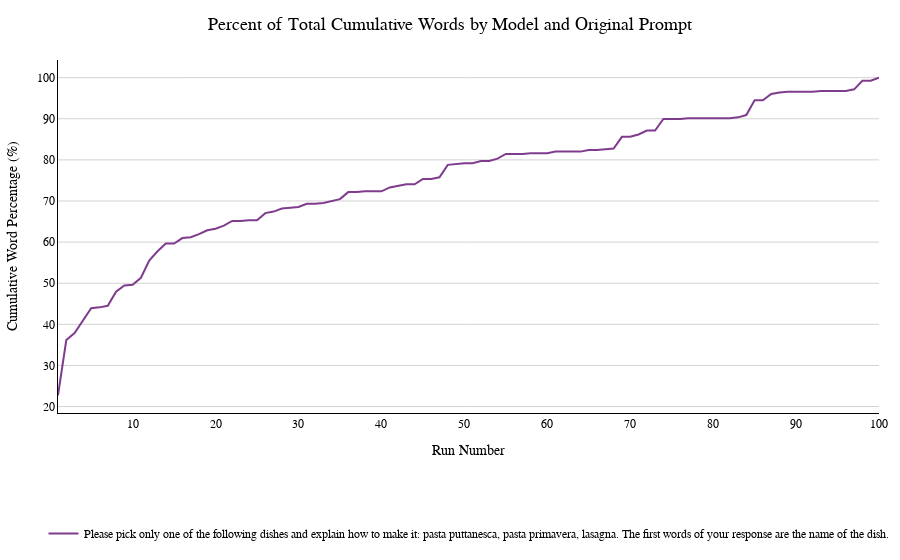

Notebook source saved alongside this figure:
### Code cell
create_line_plot(df_responses, 'run_number', 'CumulativeWordPercentage', 'Percent of Total Cumulative Words by Model and Original Prompt', 'Cumulative Word Percentage (%)')

### Figure 1 — Plotly figure (JSON) as saved in the notebook; plotly's stock layout.template omitted (floating-point values rounded to 4 significant figures)
{"data": [{"hovertemplate": "original_prompt=Please pick only one of the following dishes and explain how to make it: pasta puttanesca, pasta primavera, lasagna. The first words of your response are the name of the dish.<br>run_number=%{x}<br>CumulativeWordPercentage=%{y}<extra></extra>", "legendgroup": "Please pick only one of the following dishes and explain how to make it: pasta puttanesca, pasta primavera, lasagna. The first words of your response are the name of the dish.", "line": {"color": "rgb(127, 60, 141)", "dash": "solid", "width": 2}, "marker": {"opacity": 0.7, "size": 7, "symbol": "circle"}, "mode": "lines", "name": "Please pick only one of the following dishes and explain how to make it: pasta puttanesca, pasta primavera, lasagna. The first words of your response are the name of the dish.", "orientation": "v", "showlegend": true, "type": "scatter", "x": [1, 2, 3, 4, 5, 6, 7, 8, 9, 10, 11, 12, 13, 14, 15, 16, 17, 18, 19, 20, 21, 22, 23, 24, 25, 26, 27, 28, 29, 30, 31, 32, 33, 34, 35, 36, 37, 38, 39, 40, 41, 42, 43, 44, 45, 46, 47, 48, 49, 50, 51, 52, 53, 54, 55, 56, 57, 58, 59, 60, 61, 62, 63, 64, 65, 66, 67, 68, 69, 70, 71, 72, 73, 74, 75, 76, 77, 78, 79, 80, 81, 82, 83, 84, 85, 86, 87, 88, 89, 90, 91, 92, 93, 94, 95, 96, 97, 98, 99, 100], "xaxis": "x", "y": [22.73, 36.17, 37.88, 40.91, 43.94, 44.13, 44.51, 47.92, 49.43, 49.62, 51.33, 55.49, 57.77, 59.66, 59.66, 60.98, 61.17, 61.93, 62.88, 63.26, 64.02, 65.15, 65.15, 65.34, 65.34, 67.05, 67.42, 68.18, 68.37, 68.56, 69.32, 69.32, 69.51, 70.08, 70.45, 72.16, 72.16, 72.35, 72.35, 72.35, 73.3, 73.67, 74.05, 74.05, 75.38, 75.38, 75.76, 78.79, 78.98, 79.17, 79.17, 79.73, 79.73, 80.3, 81.44, 81.44, 81.44, 81.63, 81.63, 81.63, 82.01, 82.01, 82.01, 82.01, 82.39, 82.39, 82.58, 82.77, 85.61, 85.61, 86.17, 87.12, 87.12, 89.96, 89.96, 89.96, 90.15, 90.15, 90.15, 90.15, 90.15, 90.15, 90.34, 90.91, 94.51, 94.51, 96.02, 96.4, 96.59, 96.59, 96.59, 96.59, 96.78, 96.78, 96.78, 96.78, 97.16, 99.24, 99.24, 100], "yaxis": "y"}], "layout": {"autosize": true, "font": {"color": "black", "family": "Helvetica, sans-serif", "size": 12}, "legend": {"orientation": "h", "title": {"text": ""}, "tracegroupgap": 0, "x": 0.5, "xanchor": "center", "y": -0.3, "yanchor": "top"}, "margin": {"b": 40, "l": 20, "r": 20, "t": 60}, "plot_bgcolor": "white", "title": {"font": {"color": "black", "family": "Arial, sans-serif", "size": 18}, "text": "Percent of Total Cumulative Words by Model and Original Prompt", "x": 0.5}, "xaxis": {"anchor": "y", "autorange": true, "domain": [0, 1], "linecolor": "black", "range": [1, 100], "showgrid": false, "showline": true, "tickformat": ",", "title": {"text": "Run Number"}, "type": "linear"}, "yaxis": {"anchor": "x", "autorange": true, "domain": [0, 1], "gridcolor": "lightgray", "linecolor": "black", "range": [18.43, 104.3], "showgrid": true, "tickformat": ",", "title": {"text": "Cumulative Word Percentage (%)"}, "type": "linear"}}}
